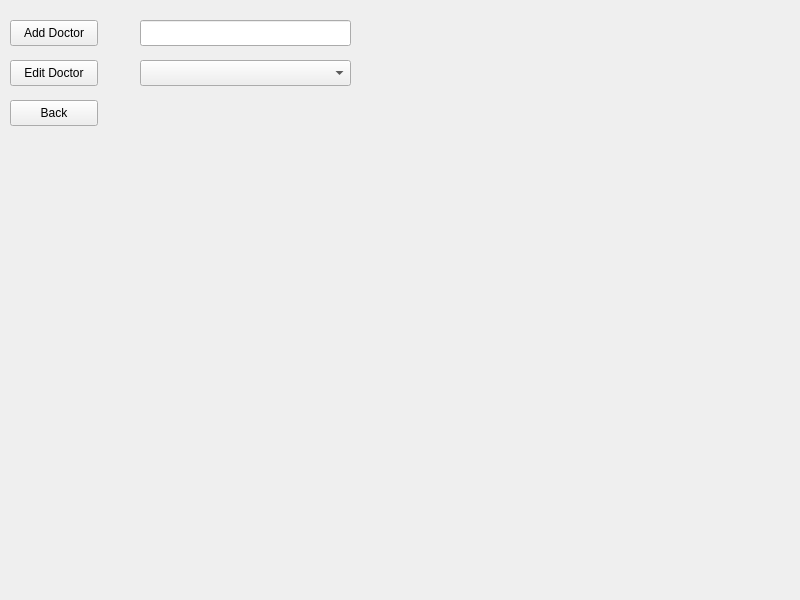
<?xml version="1.0" encoding="UTF-8"?>
<ui version="4.0">
 <class>ManageDoctorsWindow</class>
 <widget class="QWidget" name="ManageDoctorsWindow">
  <property name="geometry">
   <rect>
    <x>0</x>
    <y>0</y>
    <width>800</width>
    <height>600</height>
   </rect>
  </property>
  <property name="windowTitle">
   <string>Form</string>
  </property>
  <widget class="QPushButton" name="backButton">
   <property name="geometry">
    <rect>
     <x>10</x>
     <y>100</y>
     <width>88</width>
     <height>26</height>
    </rect>
   </property>
   <property name="text">
    <string>Back</string>
   </property>
  </widget>
  <widget class="QPushButton" name="addDoctorButton">
   <property name="geometry">
    <rect>
     <x>10</x>
     <y>20</y>
     <width>88</width>
     <height>26</height>
    </rect>
   </property>
   <property name="text">
    <string>Add Doctor</string>
   </property>
  </widget>
  <widget class="QLineEdit" name="doctorNameLineEdit">
   <property name="geometry">
    <rect>
     <x>140</x>
     <y>20</y>
     <width>211</width>
     <height>26</height>
    </rect>
   </property>
  </widget>
  <widget class="QPushButton" name="editDoctorButton">
   <property name="geometry">
    <rect>
     <x>10</x>
     <y>60</y>
     <width>88</width>
     <height>26</height>
    </rect>
   </property>
   <property name="text">
    <string>Edit Doctor</string>
   </property>
  </widget>
  <widget class="QComboBox" name="doctorComboBox">
   <property name="geometry">
    <rect>
     <x>140</x>
     <y>60</y>
     <width>211</width>
     <height>26</height>
    </rect>
   </property>
  </widget>
 </widget>
 <resources/>
 <connections/>
</ui>
